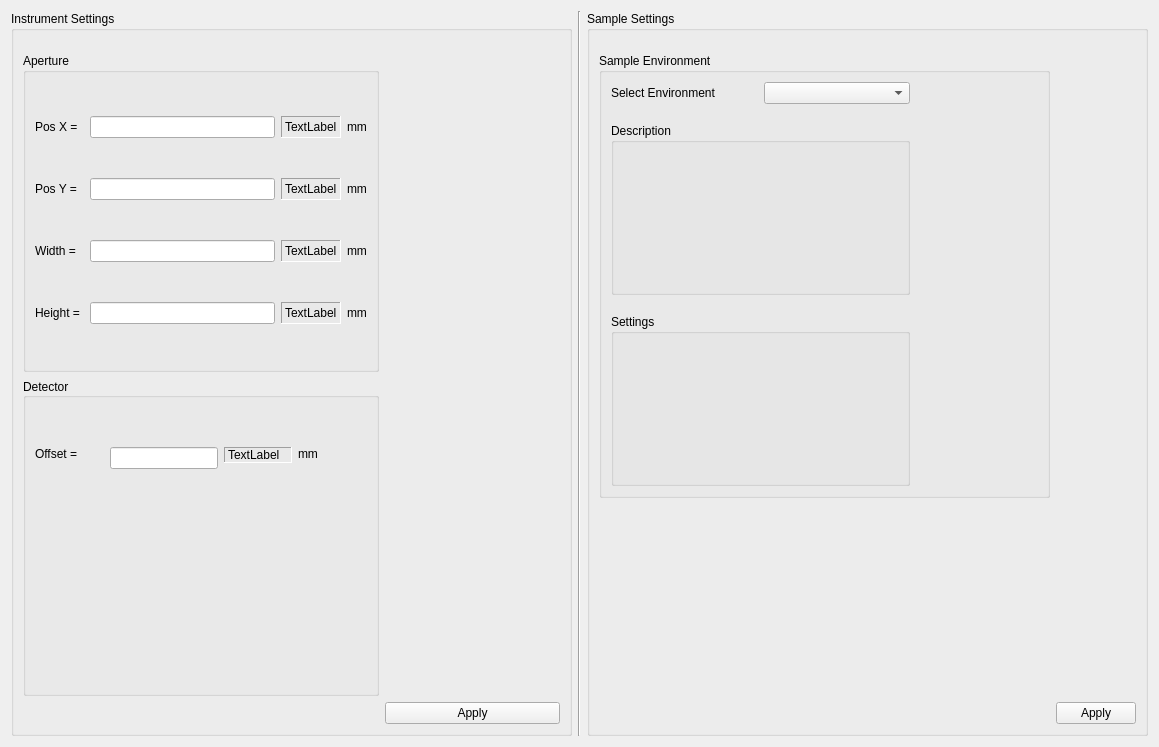
<?xml version="1.0" encoding="UTF-8"?>
<ui version="4.0">
 <class>expForm</class>
 <widget class="QWidget" name="expForm">
  <property name="geometry">
   <rect>
    <x>0</x>
    <y>0</y>
    <width>1159</width>
    <height>747</height>
   </rect>
  </property>
  <property name="windowTitle">
   <string>Form</string>
  </property>
  <layout class="QGridLayout" name="gridLayout">
   <item row="0" column="1">
    <widget class="Line" name="line">
     <property name="orientation">
      <enum>Qt::Vertical</enum>
     </property>
    </widget>
   </item>
   <item row="0" column="0">
    <widget class="QGroupBox" name="instSetGroupBox">
     <property name="sizePolicy">
      <sizepolicy hsizetype="Minimum" vsizetype="Preferred">
       <horstretch>0</horstretch>
       <verstretch>0</verstretch>
      </sizepolicy>
     </property>
     <property name="title">
      <string>Instrument Settings</string>
     </property>
     <property name="flat">
      <bool>true</bool>
     </property>
     <property name="checkable">
      <bool>false</bool>
     </property>
     <layout class="QGridLayout" name="gridLayout_2">
      <item row="0" column="0">
       <spacer name="vSpacer1">
        <property name="orientation">
         <enum>Qt::Vertical</enum>
        </property>
        <property name="sizeType">
         <enum>QSizePolicy::Fixed</enum>
        </property>
        <property name="sizeHint" stdset="0">
         <size>
          <width>20</width>
          <height>13</height>
         </size>
        </property>
       </spacer>
      </item>
      <item row="4" column="2">
       <widget class="QPushButton" name="instSetApply">
        <property name="text">
         <string>Apply</string>
        </property>
       </widget>
      </item>
      <item row="2" column="0" colspan="2">
       <widget class="QGroupBox" name="detGroupBox">
        <property name="title">
         <string>Detector</string>
        </property>
        <property name="alignment">
         <set>Qt::AlignLeading|Qt::AlignLeft|Qt::AlignVCenter</set>
        </property>
        <property name="flat">
         <bool>true</bool>
        </property>
        <layout class="QGridLayout" name="gridLayout_4">
         <item row="0" column="0">
          <spacer name="verticalSpacer">
           <property name="orientation">
            <enum>Qt::Vertical</enum>
           </property>
           <property name="sizeType">
            <enum>QSizePolicy::Fixed</enum>
           </property>
           <property name="sizeHint" stdset="0">
            <size>
             <width>20</width>
             <height>40</height>
            </size>
           </property>
          </spacer>
         </item>
         <item row="1" column="0" alignment="Qt::AlignTop">
          <widget class="QLabel" name="offsetLabel">
           <property name="text">
            <string>Offset = </string>
           </property>
          </widget>
         </item>
         <item row="1" column="1" alignment="Qt::AlignHCenter|Qt::AlignTop">
          <widget class="QLineEdit" name="offsetBox">
           <property name="layoutDirection">
            <enum>Qt::LeftToRight</enum>
           </property>
          </widget>
         </item>
         <item row="1" column="3" alignment="Qt::AlignTop">
          <widget class="QLabel" name="lbl5">
           <property name="text">
            <string>mm</string>
           </property>
          </widget>
         </item>
         <item row="1" column="2" alignment="Qt::AlignTop">
          <widget class="QLabel" name="offsetCurrent">
           <property name="frameShape">
            <enum>QFrame::Panel</enum>
           </property>
           <property name="frameShadow">
            <enum>QFrame::Sunken</enum>
           </property>
           <property name="text">
            <string>TextLabel</string>
           </property>
          </widget>
         </item>
        </layout>
       </widget>
      </item>
      <item row="1" column="0" colspan="2">
       <widget class="QGroupBox" name="aptGroupBox">
        <property name="title">
         <string>Aperture</string>
        </property>
        <property name="flat">
         <bool>true</bool>
        </property>
        <layout class="QGridLayout" name="gridLayout_3">
         <item row="2" column="0">
          <widget class="QLabel" name="apWLabel">
           <property name="text">
            <string>Width = </string>
           </property>
          </widget>
         </item>
         <item row="2" column="1">
          <widget class="QLineEdit" name="apWBox"/>
         </item>
         <item row="0" column="1">
          <widget class="QLineEdit" name="apXBox">
           <property name="layoutDirection">
            <enum>Qt::RightToLeft</enum>
           </property>
           <property name="placeholderText">
            <string/>
           </property>
           <property name="clearButtonEnabled">
            <bool>false</bool>
           </property>
          </widget>
         </item>
         <item row="1" column="0">
          <widget class="QLabel" name="apYLabel">
           <property name="text">
            <string>Pos Y = </string>
           </property>
          </widget>
         </item>
         <item row="1" column="1">
          <widget class="QLineEdit" name="apYBox"/>
         </item>
         <item row="3" column="3">
          <widget class="QLabel" name="lbl4">
           <property name="text">
            <string>mm</string>
           </property>
          </widget>
         </item>
         <item row="0" column="3">
          <widget class="QLabel" name="lbl1">
           <property name="text">
            <string>mm</string>
           </property>
          </widget>
         </item>
         <item row="2" column="3">
          <widget class="QLabel" name="lbl3">
           <property name="text">
            <string>mm</string>
           </property>
          </widget>
         </item>
         <item row="3" column="1">
          <widget class="QLineEdit" name="apHBox"/>
         </item>
         <item row="1" column="3">
          <widget class="QLabel" name="lbl2">
           <property name="text">
            <string>mm</string>
           </property>
          </widget>
         </item>
         <item row="0" column="0">
          <widget class="QLabel" name="apXLabel">
           <property name="text">
            <string>Pos X = </string>
           </property>
          </widget>
         </item>
         <item row="3" column="0">
          <widget class="QLabel" name="apHLabel">
           <property name="text">
            <string>Height = </string>
           </property>
          </widget>
         </item>
         <item row="0" column="2">
          <widget class="QLabel" name="posXCurrent">
           <property name="frameShape">
            <enum>QFrame::Panel</enum>
           </property>
           <property name="frameShadow">
            <enum>QFrame::Sunken</enum>
           </property>
           <property name="text">
            <string>TextLabel</string>
           </property>
          </widget>
         </item>
         <item row="1" column="2">
          <widget class="QLabel" name="posYCurrent">
           <property name="frameShape">
            <enum>QFrame::Panel</enum>
           </property>
           <property name="frameShadow">
            <enum>QFrame::Sunken</enum>
           </property>
           <property name="text">
            <string>TextLabel</string>
           </property>
          </widget>
         </item>
         <item row="2" column="2">
          <widget class="QLabel" name="widthCurrent">
           <property name="frameShape">
            <enum>QFrame::Panel</enum>
           </property>
           <property name="frameShadow">
            <enum>QFrame::Sunken</enum>
           </property>
           <property name="text">
            <string>TextLabel</string>
           </property>
          </widget>
         </item>
         <item row="3" column="2">
          <widget class="QLabel" name="heightCurrent">
           <property name="frameShape">
            <enum>QFrame::Panel</enum>
           </property>
           <property name="frameShadow">
            <enum>QFrame::Sunken</enum>
           </property>
           <property name="text">
            <string>TextLabel</string>
           </property>
          </widget>
         </item>
        </layout>
       </widget>
      </item>
      <item row="2" column="2">
       <spacer name="vSpacer3">
        <property name="orientation">
         <enum>Qt::Vertical</enum>
        </property>
        <property name="sizeType">
         <enum>QSizePolicy::Fixed</enum>
        </property>
        <property name="sizeHint" stdset="0">
         <size>
          <width>17</width>
          <height>222</height>
         </size>
        </property>
       </spacer>
      </item>
     </layout>
    </widget>
   </item>
   <item row="0" column="2">
    <widget class="QGroupBox" name="sampleSetGroupBox">
     <property name="title">
      <string>Sample Settings</string>
     </property>
     <property name="flat">
      <bool>true</bool>
     </property>
     <layout class="QGridLayout" name="gridLayout_8">
      <item row="3" column="3">
       <spacer name="vSpacer5">
        <property name="orientation">
         <enum>Qt::Vertical</enum>
        </property>
        <property name="sizeType">
         <enum>QSizePolicy::Fixed</enum>
        </property>
        <property name="sizeHint" stdset="0">
         <size>
          <width>20</width>
          <height>198</height>
         </size>
        </property>
       </spacer>
      </item>
      <item row="4" column="3">
       <widget class="QPushButton" name="sampleSetApply">
        <property name="sizePolicy">
         <sizepolicy hsizetype="Maximum" vsizetype="Fixed">
          <horstretch>0</horstretch>
          <verstretch>0</verstretch>
         </sizepolicy>
        </property>
        <property name="text">
         <string>Apply</string>
        </property>
       </widget>
      </item>
      <item row="1" column="1">
       <widget class="QGroupBox" name="envGroupBox">
        <property name="title">
         <string>Sample Environment</string>
        </property>
        <property name="flat">
         <bool>true</bool>
        </property>
        <layout class="QGridLayout" name="gridLayout_6">
         <item row="0" column="0">
          <widget class="QLabel" name="envLabel">
           <property name="text">
            <string>Select Environment</string>
           </property>
          </widget>
         </item>
         <item row="0" column="1">
          <widget class="QComboBox" name="envComboBox"/>
         </item>
         <item row="0" column="2">
          <spacer name="hSpacer1">
           <property name="orientation">
            <enum>Qt::Horizontal</enum>
           </property>
           <property name="sizeType">
            <enum>QSizePolicy::Fixed</enum>
           </property>
           <property name="sizeHint" stdset="0">
            <size>
             <width>128</width>
             <height>20</height>
            </size>
           </property>
          </spacer>
         </item>
         <item row="1" column="0">
          <spacer name="vSpacer4_2">
           <property name="orientation">
            <enum>Qt::Vertical</enum>
           </property>
           <property name="sizeType">
            <enum>QSizePolicy::Fixed</enum>
           </property>
           <property name="sizeHint" stdset="0">
            <size>
             <width>20</width>
             <height>13</height>
            </size>
           </property>
          </spacer>
         </item>
         <item row="3" column="0">
          <spacer name="vSpacer4_3">
           <property name="orientation">
            <enum>Qt::Vertical</enum>
           </property>
           <property name="sizeType">
            <enum>QSizePolicy::Fixed</enum>
           </property>
           <property name="sizeHint" stdset="0">
            <size>
             <width>20</width>
             <height>13</height>
            </size>
           </property>
          </spacer>
         </item>
         <item row="4" column="0" colspan="2">
          <widget class="QGroupBox" name="settingsGroupBox">
           <property name="sizePolicy">
            <sizepolicy hsizetype="Preferred" vsizetype="Preferred">
             <horstretch>0</horstretch>
             <verstretch>0</verstretch>
            </sizepolicy>
           </property>
           <property name="title">
            <string>Settings</string>
           </property>
           <property name="flat">
            <bool>true</bool>
           </property>
           <layout class="QGridLayout" name="gridLayout_7">
            <item row="0" column="0">
             <widget class="QFrame" name="settingsFrame">
              <property name="sizePolicy">
               <sizepolicy hsizetype="Minimum" vsizetype="Minimum">
                <horstretch>0</horstretch>
                <verstretch>0</verstretch>
               </sizepolicy>
              </property>
              <property name="frameShape">
               <enum>QFrame::NoFrame</enum>
              </property>
              <property name="frameShadow">
               <enum>QFrame::Raised</enum>
              </property>
             </widget>
            </item>
           </layout>
          </widget>
         </item>
         <item row="2" column="0" colspan="2">
          <widget class="QGroupBox" name="descriptionGroupBox">
           <property name="title">
            <string>Description</string>
           </property>
           <property name="flat">
            <bool>true</bool>
           </property>
          </widget>
         </item>
        </layout>
       </widget>
      </item>
      <item row="0" column="1">
       <spacer name="vSpacer4">
        <property name="orientation">
         <enum>Qt::Vertical</enum>
        </property>
        <property name="sizeType">
         <enum>QSizePolicy::Fixed</enum>
        </property>
        <property name="sizeHint" stdset="0">
         <size>
          <width>20</width>
          <height>13</height>
         </size>
        </property>
       </spacer>
      </item>
     </layout>
    </widget>
   </item>
  </layout>
 </widget>
 <tabstops>
  <tabstop>apXBox</tabstop>
  <tabstop>apYBox</tabstop>
  <tabstop>apWBox</tabstop>
  <tabstop>apHBox</tabstop>
  <tabstop>offsetBox</tabstop>
  <tabstop>instSetApply</tabstop>
  <tabstop>sampleSetApply</tabstop>
 </tabstops>
 <resources/>
 <connections/>
</ui>
